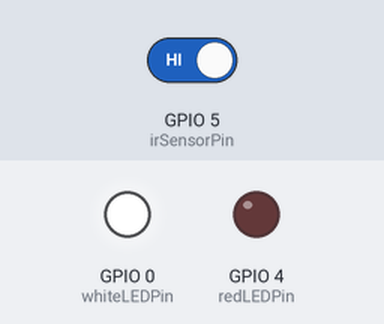
The sketch below on a simulated ESP8266 (NodeMCU). Shown: output pins drawn as LEDs (lit = HIGH). The test bench sets the inputs (shaded band); at power-on: GPIO 5 (irSensorPin) HIGH. WiFi joins after 1.5 s; servers stay silent unless stated; uploads are accepted with an empty reply; what the sketch prints to the serial monitor is not drawn.

Above: at 2.7 s.
2.8 s: GPIO 5 (irSensorPin) driven LOW
At 3.11 s:
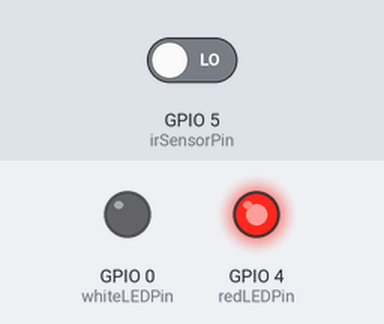
At 4.5 s:
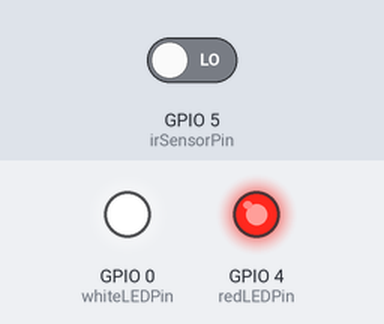
4.8 s: GPIO 5 (irSensorPin) driven HIGH
At 5.22 s:
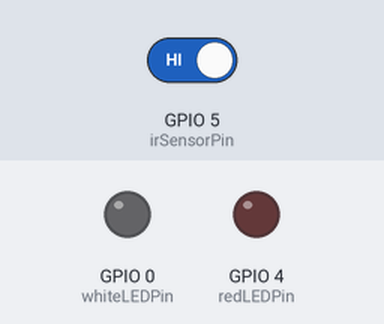
Timing chart, 0 to 7.8 s (numbered marks = the images above; inputs shaded):
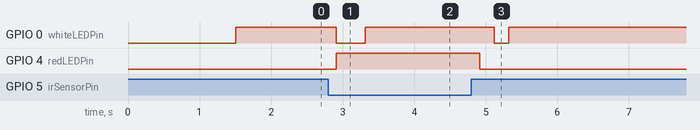

Measured:
- after the input at 2.8 s, GPIO 0 (whiteLEDPin): HIGH → LOW after 0.11 s, → HIGH 0.41 s later; GPIO 4 (redLEDPin): LOW → HIGH after 0.11 s
- after the input at 4.8 s, GPIO 0 (whiteLEDPin): HIGH → LOW after 0.32 s, → HIGH 0.20 s later; GPIO 4 (redLEDPin): HIGH → LOW after 0.12 s

The sketch:

Smart_bin.ino
```cpp
#include <ESP8266WiFi.h>
#include <WiFiClientSecure.h>
#include <ESP8266HTTPClient.h>

const char* ssid = "Atlas5";
const char* password = "FutureisTech";
const char* apiEndpoint = "https://getpantry.cloud/apiv1/pantry/6a63afc9-b82b-4e17-a319-17d5ab82e9cd/basket/bin-0001";

const int irSensorPin = 5;
const int redLEDPin = 4;
const int whiteLEDPin = 0;

bool binFull = false;
unsigned long lastNotificationTime = 0;
const unsigned long notificationInterval = 1000; // Reduced to 5 seconds

// Debouncing variables
const int READINGS_COUNT = 3;  // Reduced to speed up detection
int readings[READINGS_COUNT];
int readIndex = 0;
unsigned long lastReadTime = 0;
const unsigned long READ_DELAY = 100;

WiFiClientSecure client;

void setup() {
    Serial.begin(115200);
    while (!Serial) { ; }

    Serial.println("\n\nStarting up...");
    for (int i = 0; i < READINGS_COUNT; i++) {
        readings[i] = HIGH;  // Initialize as HIGH (empty)
    }

    WiFi.begin(ssid, password);
    Serial.print("Connecting to Wi-Fi: ");
    Serial.println(ssid);

    int attempt = 0;
    while (WiFi.status() != WL_CONNECTED && attempt < 20) {
        delay(500);
        Serial.print(".");
        attempt++;
    }

    if (WiFi.status() == WL_CONNECTED) {
        Serial.println("\nWiFi Connected!");
        Serial.print("IP Address: ");
        Serial.println(WiFi.localIP());
    } else {
        Serial.println("\nWiFi Connection Failed!");
    }

    client.setInsecure();
    pinMode(irSensorPin, INPUT);
    pinMode(redLEDPin, OUTPUT);
    pinMode(whiteLEDPin, OUTPUT);
    digitalWrite(whiteLEDPin, HIGH);
    Serial.println("Setup complete!\n");
}

// Get stable IR reading
bool isObjectDetected() {
    unsigned long currentTime = millis();
    if (currentTime - lastReadTime >= READ_DELAY) {
        lastReadTime = currentTime;
        readings[readIndex] = digitalRead(irSensorPin);
        readIndex = (readIndex + 1) % READINGS_COUNT;

        int lowCount = 0;
        for (int i = 0; i < READINGS_COUNT; i++) {
            if (readings[i] == LOW) {
                lowCount++;
            }
        }
        return (lowCount > READINGS_COUNT / 2);
    }
    int lowCount = 0;
    for (int i = 0; i < READINGS_COUNT; i++) {
        if (readings[i] == LOW) {
            lowCount++;
        }
    }
    return (lowCount > READINGS_COUNT / 2);
}

void sendNotification() {
    Serial.println("\n=== Starting HTTP Request ===");

    if (WiFi.status() == WL_CONNECTED) {
        HTTPClient http;
        bool beginSuccess = http.begin(client, apiEndpoint);

        if (!beginSuccess) {
            Serial.println("Failed to begin HTTP connection!");
            return;
        }

        http.addHeader("Content-Type", "application/json");
        http.addHeader("Accept", "application/json");

        String jsonData = "{\"status\":\"" + String(binFull ? "full" : "not_full") + "\"}";
        Serial.println("Payload: " + jsonData);

        int httpResponseCode = http.PUT(jsonData);

        Serial.print("Response Code: ");
        Serial.println(httpResponseCode);

        if (httpResponseCode > 0) {
            String response = http.getString();
            Serial.println("Response: " + response);
            digitalWrite(whiteLEDPin, LOW);
            delay(200);
            digitalWrite(whiteLEDPin, HIGH);
        } else {
            Serial.print("Error: ");
            Serial.println(http.errorToString(httpResponseCode));

            for (int i = 0; i < 3; i++) {
                digitalWrite(redLEDPin, HIGH);
                delay(100);
                digitalWrite(redLEDPin, LOW);
                delay(100);
            }
        }

        http.end();
        Serial.println("=== HTTP Request Complete ===\n");
    } else {
        Serial.println("WiFi disconnected! Attempting to reconnect...");
        WiFi.begin(ssid, password);
    }
}

void loop() {
    bool objectDetected = isObjectDetected();

    static bool lastObjectState = !objectDetected;
    if (lastObjectState != objectDetected) {
        Serial.print("IR State Changed - Object Detected: ");
        Serial.println(objectDetected ? "YES" : "NO");
        lastObjectState = objectDetected;
    }

    unsigned long currentTime = millis();

    if (objectDetected && !binFull) {
        Serial.println("\n*** Bin state changed to FULL ***");
        binFull = true;
        digitalWrite(redLEDPin, HIGH);
        digitalWrite(whiteLEDPin, LOW);
        sendNotification();  // Immediate notification
        lastNotificationTime = currentTime;
    }
    else if (!objectDetected && binFull) {
        Serial.println("\n*** Bin state changed to EMPTY ***");
        binFull = false;
        digitalWrite(redLEDPin, LOW);
        digitalWrite(whiteLEDPin, HIGH);
        sendNotification();  // Immediate notification
        lastNotificationTime = currentTime;
    }

    delay(100);  // Reduced delay for more responsive readings
}
```
